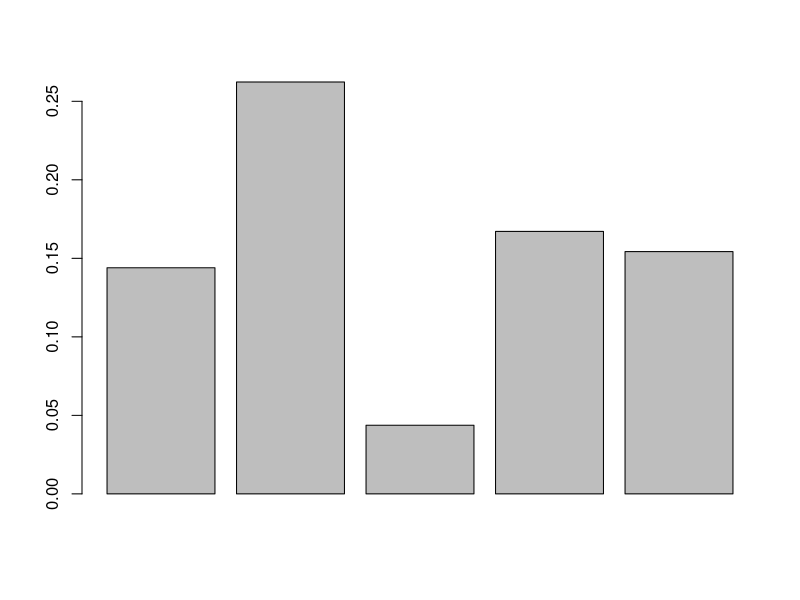
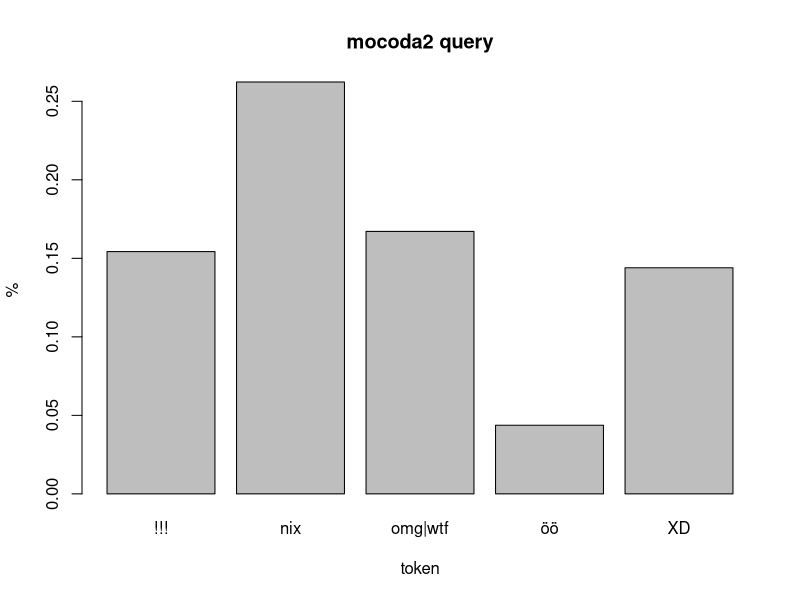

Write R code to recreate these figures, in order.
Q<-"https://db.mocoda2.de/search"

d<-c(0.144003291503806,
0.262291709524789,
0.0437152849207982,
0.167146677638346,
0.154289240896935)
barplot(d)
d2<-38888
d1<-c(56,
102,
17,
65,
60)
query<-"https://db.mocoda2.de/results?meta.messages.text_pseudo=%7B%22$regex%22:%22XD%22,%22$options%22:%22i%22%7D"
d3<-d1/d2*100
n<-c("XD",
     "nix",
     "öö",
     "omg|wtf",
     "!!!")
df<-data.frame(d1,d3,n)
barplot(df$d3~df$n,xlab = "token",ylab = "%",main="mocoda2 query")

d1<-read.csv("mastodon_results.csv")
d1$Post[1]
m<-grep("AFD",d1$Post)
d1$Post[m]
